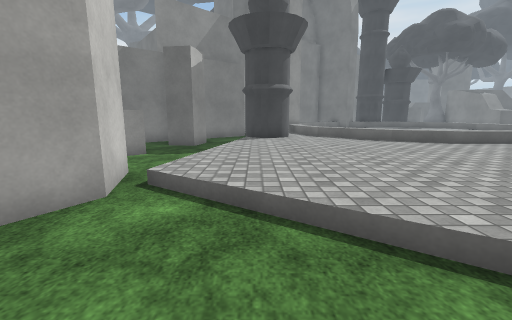
view 1 (above)

24 first-person views from a walk through a 3-D level made in the Unity game engine. The camera is 1.3 m above the floor, tilts 10° down and sees 90° across. The floor is counted in squares, 1 m on a side. Each view is taken from the middle of a square. On the plan, view 1 faces up. The plan holds only what a view shows up to about 13 squares ahead; the rest is blank. The place goes on beyond the plan. The player character is not drawn. Some animated figures are left out. Surface patterns are stand-ins for the level's own textures.

view 2
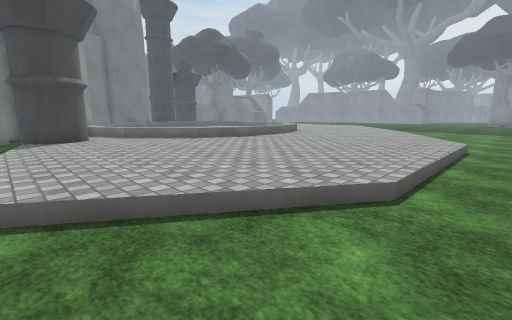

view 3
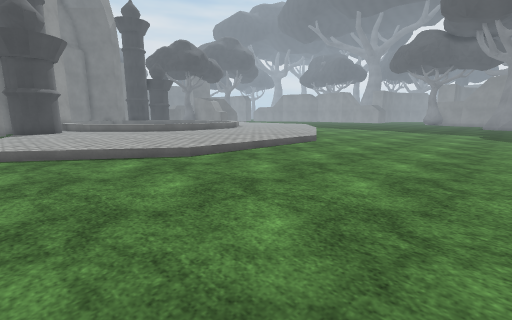

view 4
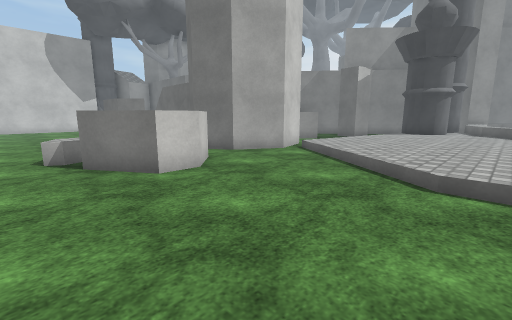

view 5
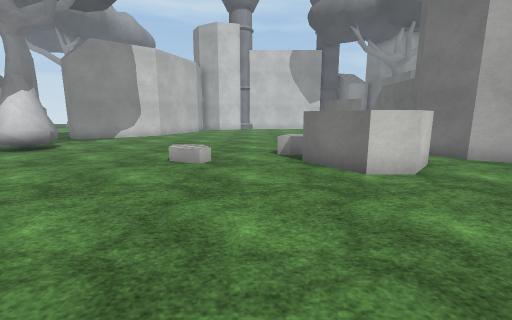

view 6
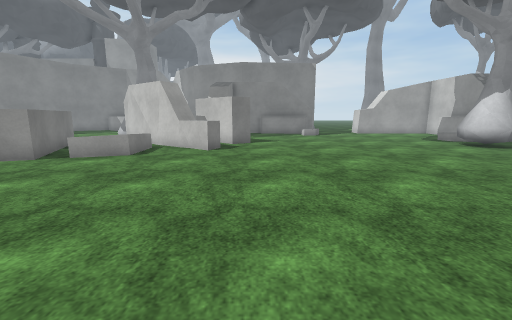

view 7
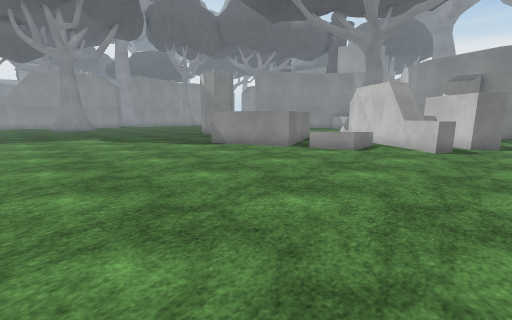

view 8
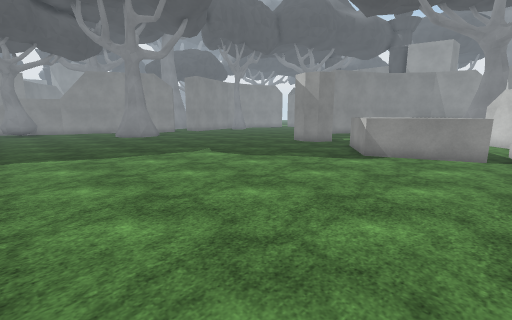

view 9
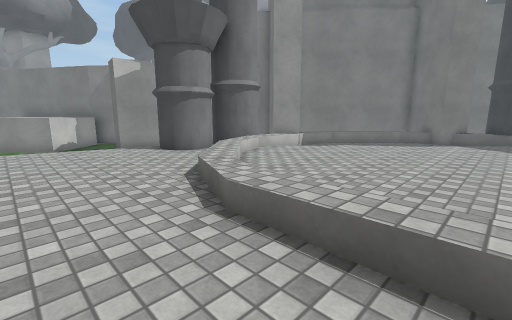

view 10
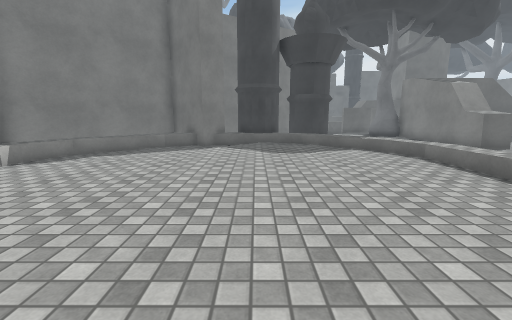

view 11
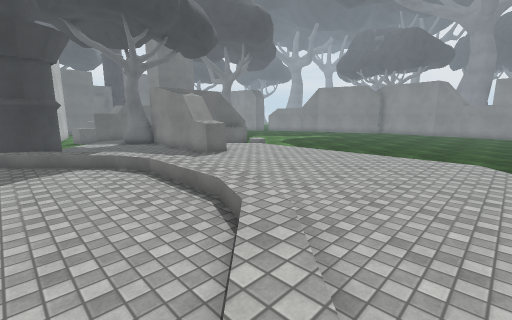

view 12
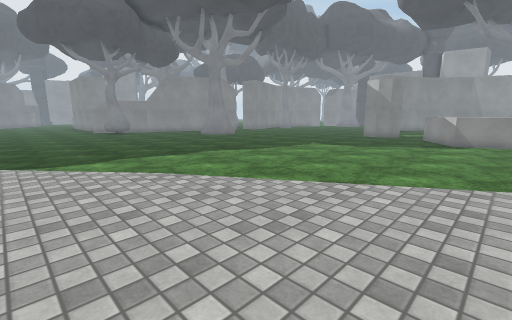

view 13
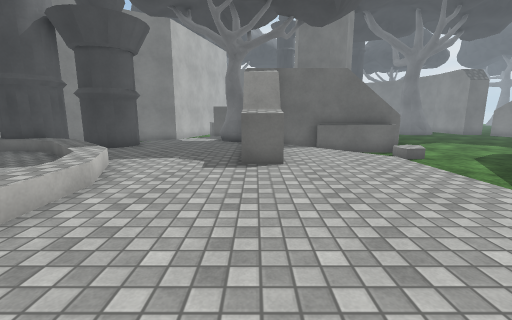

view 14
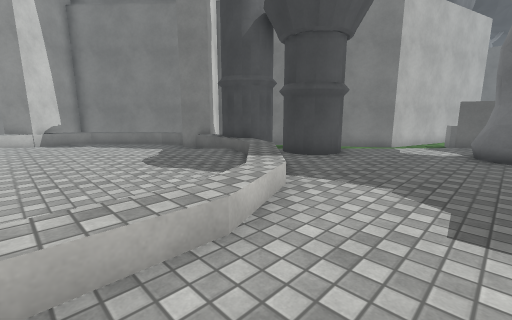

view 15
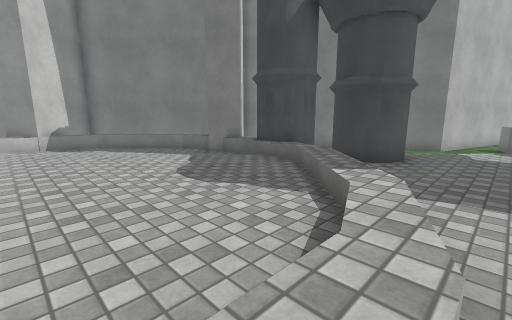

view 16
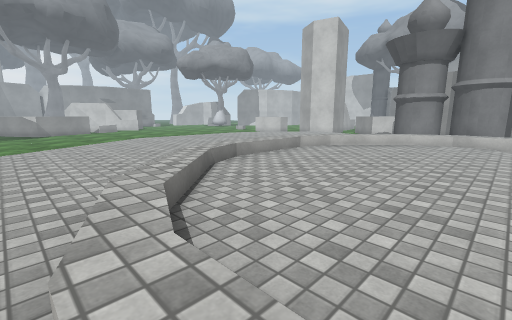

view 17
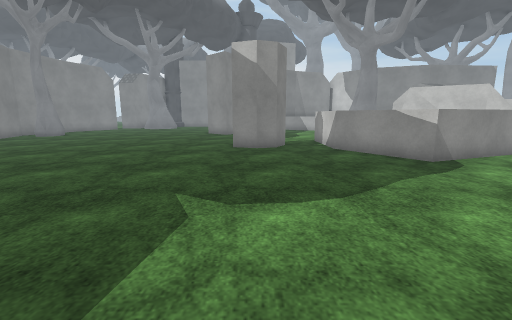

view 18
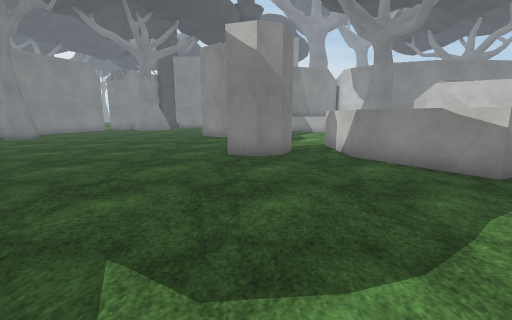

view 19
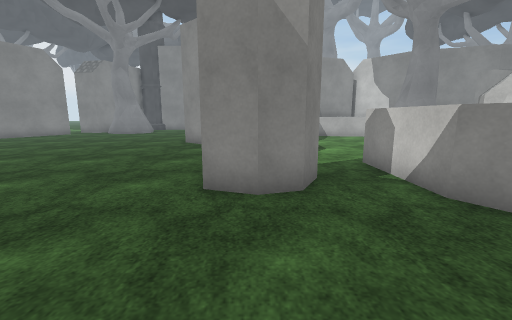

view 20
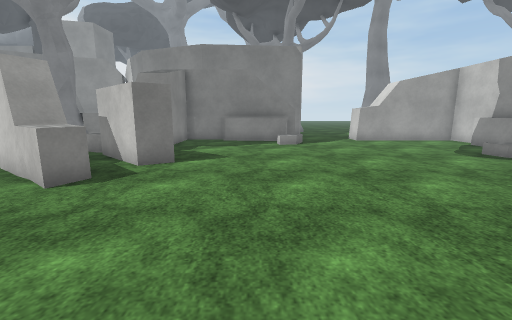

view 21
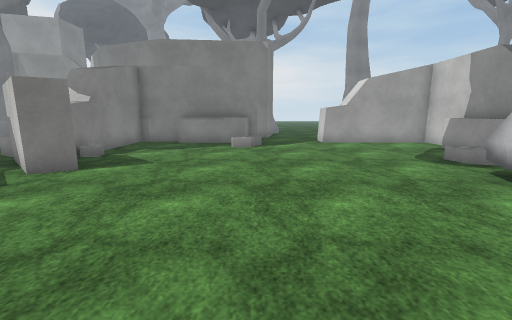

view 22
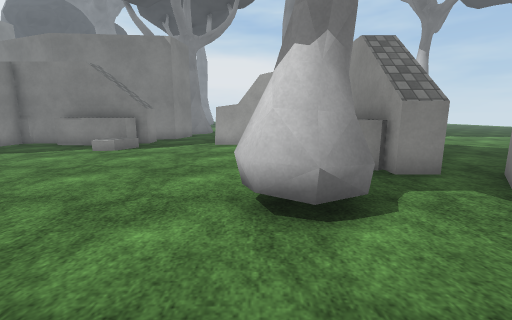

view 23
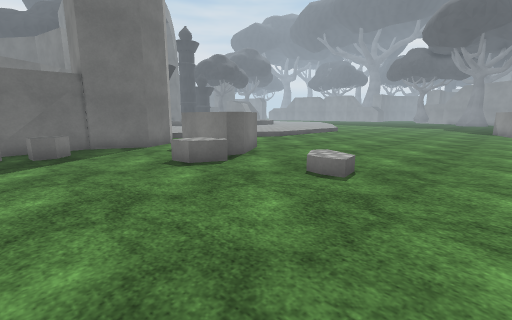

view 24
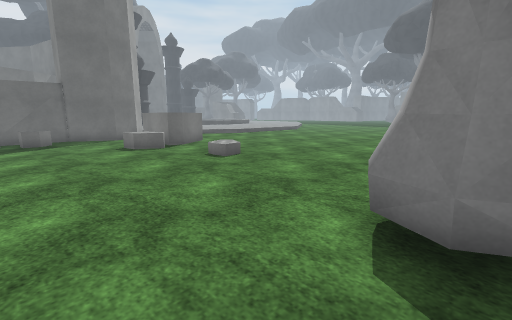

### Floor plan
Key: @ floor where view 1 was taken; # wall or solid block; x gap in a wall; . main floor; : floor 0.25 m higher than the main floor; + floor 0.75 m higher than the main floor; / step, stairs or slope; = window, fence, low wall or low ledge; ^ raised ledge; P pillar; T tree; O other object.
Columns run from 9 left of view 1 to 27 right of it. Each row starts with its distance up from view 1.
 30                       ##
 29                      ##.  #
 28                      ..  /:
 27                   ##    /::TT
 26                        /::TTT
 25                 #      ::::: ###^^#
 24                 #  ##P P:::: :/^^^^..
 23              #######P:P:::::#::/..O..
 22             ##^^^#^#/+/:::::#:::. ...
 21            ##^^:::/::://::::#:::/ ...
 20           ##^^:::/::::://:::^:::: ..
 19           #.^:::/:::::::+::::::::
 18         ####^::/:::::::://:::::::
 17         # ###:/::::::::://:::::::
 16         ####//:::::::::://:::::::
 15         . ##/::::::::::://:::::::
 14         .##//::::::::::://:::::::
 13     ###..PP:+:::::::::::+::::::::  ..
 12    ####..PP://::::::::://::::::::. ..
 11      ##..:::://::::::://:::::::::. ..
 10     ^.../:::::/+/////+/:::::::::/  ..
  9     ^^../::::::://///:::::
  8     ^^..:::::::::::  ::::::::/ ......
  7     ^...::::::::::::::::::::/........
  6       //:::::::::::::::::::/.........
  5       #/::::::::::::::::::/..........
  4       #./:::::::::::::::/...........
  3 #### ##..//::::::::::://...........
  2 ...###...../:::::::::/...............
  1 x^..........////////.................
  0 ......^^.@..........................
 -1 .....^ ^...........................
 -2 ....^^^^..........................
 -3 ....^^...........................
 -4 .................................
 -5 .................................
 -6 .....O............................
 -7 ...................................
 -8 .......................^............
 -9 ....................^^^^.............
-10 ..................==^^  ^............
-11 .................. #^    ^...........
-12 ...TT..........^.. ..^   ^.##........
-13 ...TT..........^## ..^   ^.  ........
-14 ...T..........#####..    ^.  ........
-15 x#.O.......... #####.    ..   .......
-16 ^#............O##^ ##   ...   .......
-17  #.............#        ..    .......
-18  #.............#       ...     ......
-19  #.......O.....#   ### ...    ##.....
-20  #####....^^^..#   ^#  ..       .....
-21      ##..^#^^##^

Positions as (right, up) in squares from view 1, and headings:
1: (0, 0), facing up
2: (-1, 0), facing up-right
3: (-1, -6), facing up-right
4: (4, -4), facing up-left
5: (4, -4), facing left
6: (4, -2), facing down
7: (4, -1), facing down-right
8: (10, 2), facing down-right
9: (10, 7), facing up-left
10: (10, 10), facing up
11: (12, 10), facing up-right
12: (12, 8), facing down-right
13: (19, 13), facing up
14: (18, 16), facing up-left
15: (16, 16), facing up-left
16: (16, 16), facing down-left
17: (19, -1), facing down
18: (19, -3), facing down
19: (19, -7), facing down
20: (2, -7), facing down
21: (0, -8), facing down
22: (-5, -9), facing down
23: (-9, -9), facing up-right
24: (-9, -13), facing up-right
